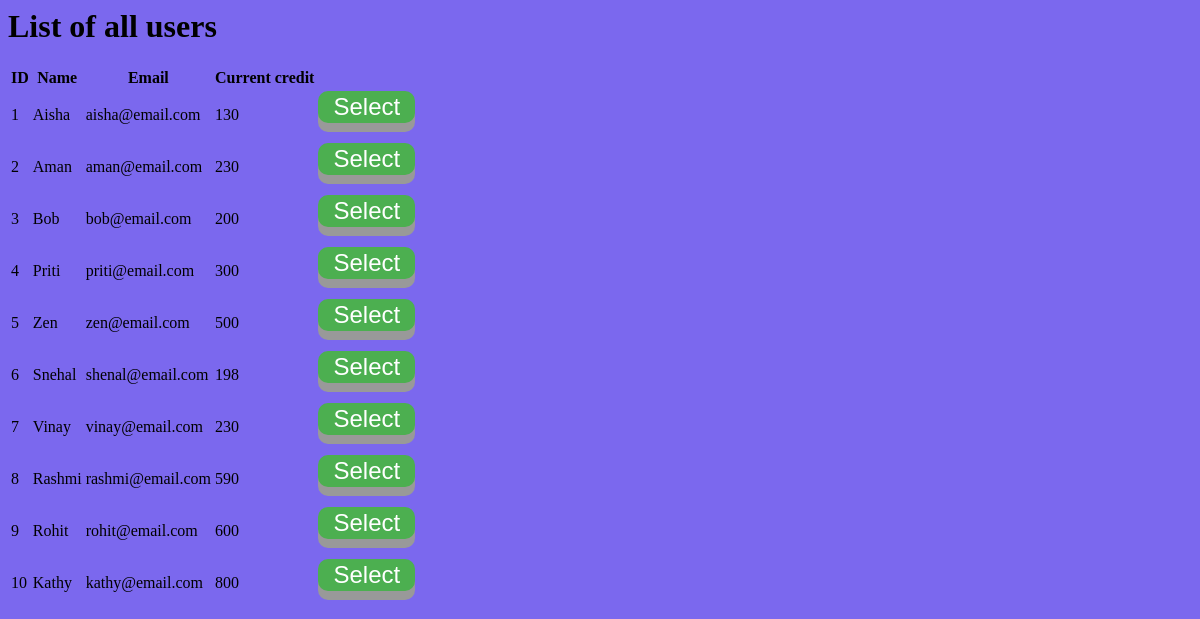
/List.php, run on the app's committed database.
### tables this page shows
CREATE TABLE `user` (
  `id` int(20) NOT NULL,
  `name` varchar(200) NOT NULL,
  `email` varchar(200) NOT NULL,
  `current_credit` varchar(200) NOT NULL
);

### List.php (the view, shortened to what this page needs)
<h1>List of all users</h1>
<link rel="stylesheet" type="text/css" href="style1.css">
<table class="table table-stripped">
<th>ID</th><th>Name</th><th>Email</th><th>Current credit</th>
<?php
include("connect.php");
$result = mysqli_query($link,"select * from user");
while($row=mysqli_fetch_array($result))
{
?>
    <tr>
    <td>
    	<?php echo $row['id']; ?>
    </td>
    <td>
    	<?php echo $row['name']; ?>
    </td>
    <td>
    	<?php echo $row['email']; ?>
    </td>
    <td>
         <?php echo $row['current_credit']; ?>
    </td>
    <td>
    <form action="userdetail.php" method="POST">
    	<input class="button" type="submit" value="Select">
    </form>
    </td>
    </tr>
<?php
}
?>
</table>

### style1.css (style rules this page uses)
.button { display: inline-block; padding: 2px 15px; font-size: 24px; cursor: pointer; text-align: center; text-decoration: none; outline: none; color: #fff; background-color: #4CAF50; border: none; border-radius: 10px; box-shadow: 0 9px #999; }

### data on the page
user: id "1", name "Aisha", email "aisha@email.com", current_credit "130"
user: id "2", name "Aman", email "aman@email.com", current_credit "230"
user: id "3", name "Bob", email "bob@email.com", current_credit "200"
user: id "4", name "Priti", email "priti@email.com", current_credit "300"
user: id "5", name "Zen", email "zen@email.com", current_credit "500"
user: id "6", name "Snehal", email "shenal@email.com", current_credit "198"
user: id "7", name "Vinay", email "vinay@email.com", current_credit "230"
user: id "8", name "Rashmi", email "rashmi@email.com", current_credit "590"
user: id "9", name "Rohit", email "rohit@email.com", current_credit "600"
user: id "10", name "Kathy", email "kathy@email.com", current_credit "800"
